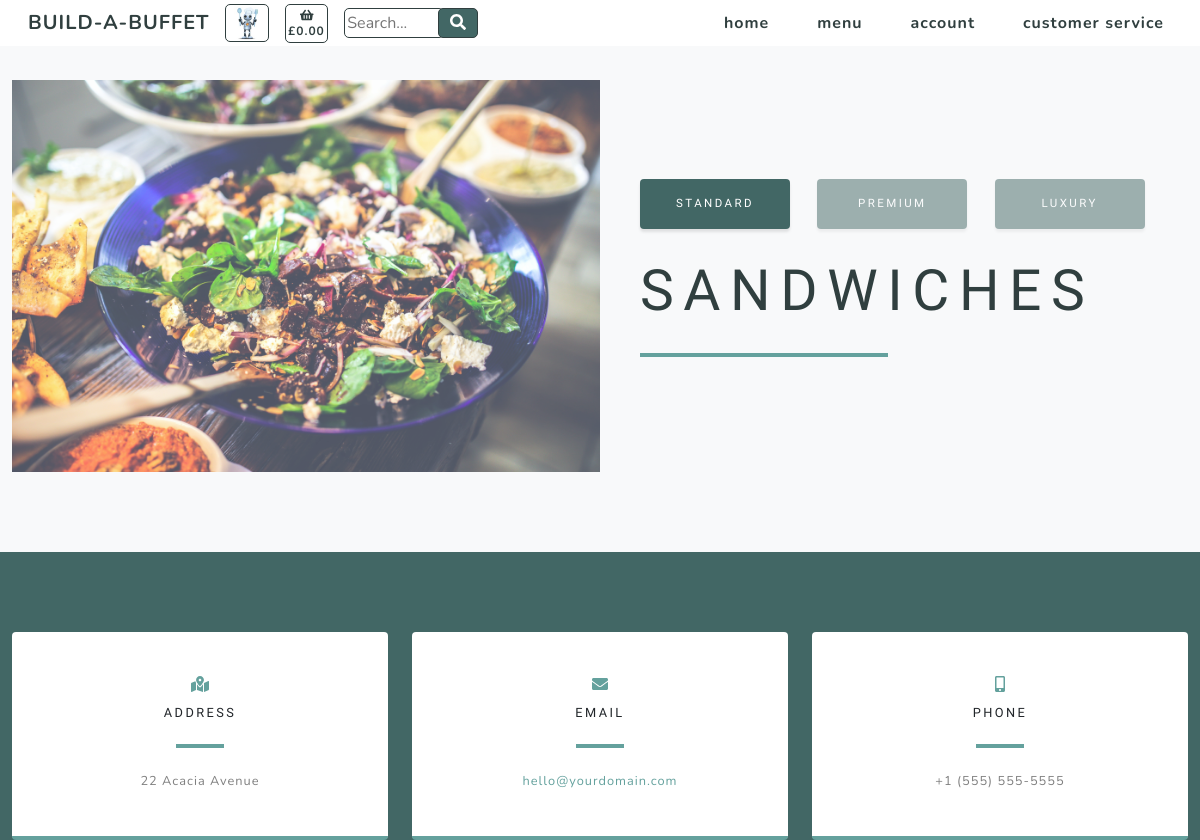
Page /products/?category=sandwiches on the earlier database version.
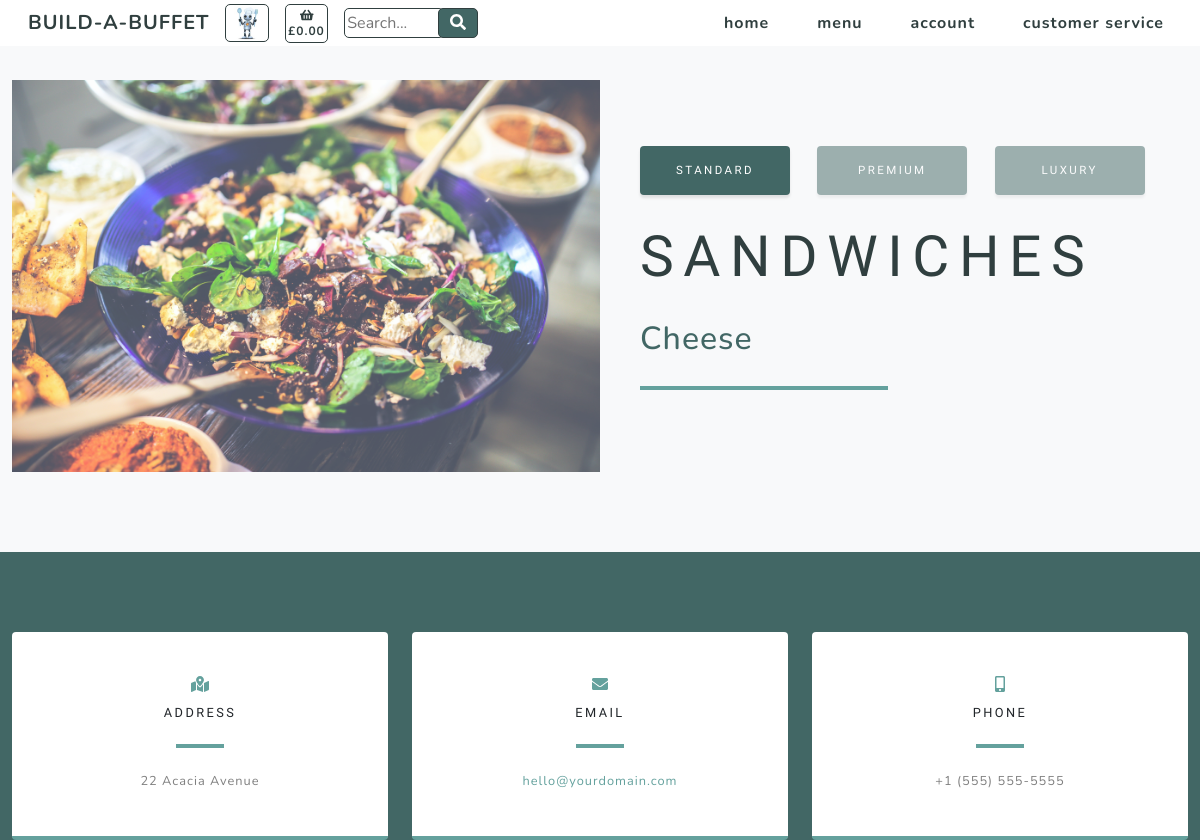
Same page on the later database version.
### products/models.py (models this page shows, shortened)
class Product(models.Model):
    category = models.ForeignKey('Category', null=True, blank=True,
                                 on_delete=models.SET_NULL)
    sku = models.CharField(max_length=254, null=True, blank=True)
    name = models.CharField(max_length=254)
    description = models.TextField()
    price = models.DecimalField(max_digits=6, decimal_places=2)
    image = models.ImageField(null=True, blank=True)
    range = models.CharField(max_length=254, null=True, blank=True)

### products/views.py (the view)
# urls.py: path('products/', include('products.urls')),
def products(request):
    products = Product.objects.all()
    if request.GET:
        if 'category' in request.GET:
            category = request.GET['category']
            products = products.filter(category__name=category)
    context = {
            'products': products,
            'category': category,
        }
    return render(request, 'products/products.html', context)

### products/templates/products/products.html (shortened to what this page needs)
{% extends "base.html" %}
{% load static %}
{% block content %}
    <section class="projects-section bg-light" id="projects">
        <div class="container">
            <div class="row justify-content-center no-gutters">
                <div class="col-xl-6"><img class="img-fluid image-80" src="/media/assets/img/pexels-kaboompics-com-5928.jpg" alt="salad bowl" /></div>
                <div class="col-xl-6">
                    <div class="text-center h-100 project">
                        <div class="d-flex h-100">
                            <div class="product-text w-100 my-auto text-center text-xl-left">
                                <div class="row">
                                    <div class="col-4">
                                        <a class="product-selected masthead-button opaque-100 btn btn-primary js-scroll-trigger flex-margin-b" href="#about">Standard</a>
                                    </div>
                                    <div class="col-4">
                                        <a class="product-unselected masthead-button opaque-100 btn btn-primary js-scroll-trigger flex-margin-b" href="#about">Premium</a>
                                    </div>
                                    <div class="col-4">
                                        <a class="product-unselected masthead-button opaque-100 btn btn-primary js-scroll-trigger flex-margin-b" href="{% url 'filter_products' %}?category={{ category }}; range=luxury">Luxury</a>
                                    </div>
                                </div>
                                <h1 class="mx-auto text-uppercase flex-margin-b text-blue">{{ category }}</h1>
                                {% for product in products %}
                                    {% if range %}
                                        {% if product.range == range %}
                                            <h2 class="mx-auto flex-margin-b text-blue">{{ product.name }}</h2>
                                        {% endif %}
                                    {% else %}
                                        {% if product.range == "standard" %}
                                            <h2 class="mx-auto flex-margin-b text-blue">{{ product.name }}</h2>
                                        {% endif %}
                                    {% endif %}
                                {% endfor %}
                                <hr class="d-none d-xl-block mb-0 ml-0" />
                            </div>
                        </div>
                    </div>
                </div>
            </div>
        </div>
    </section>
    <section class="contact-section bg-blue">
        <div class="container">
            <div class="row">
                <div class="col-md-4 mb-3 mb-md-0">
                    <div class="card py-4 h-100">
                        <div class="card-body text-center">
                            <i class="fas fa-map-marked-alt text-primary mb-2"></i>
                            <h4 class="text-uppercase m-0">Address</h4>
                            <hr class="my-4" />
                            <div class="small text-black-50">22 Acacia Avenue</div>
                        </div>
                    </div>
                </div>
                <div class="col-md-4 mb-3 mb-md-0">
                    <div class="card py-4 h-100">
                        <div class="card-body text-center">
                            <i class="fas fa-envelope text-primary mb-2"></i>
                            <h4 class="text-uppercase m-0">Email</h4>
                            <hr class="my-4" />
                            <div class="small text-black-50"><a href="#!">hello@yourdomain.com</a></div>
                        </div>
                    </div>
                </div>
                <div class="col-md-4 mb-3 mb-md-0">
                    <div class="card py-4 h-100">
                        <div class="card-body text-center">
                            <i class="fas fa-mobile-alt text-primary mb-2"></i>
                            <h4 class="text-uppercase m-0">Phone</h4>
                            <hr class="my-4" />
                            <div class="small text-black-50">+1 (555) 555-5555</div>
                        </div>
                    </div>
                </div>
            </div>
        </div>
    </section>
{% endblock %}

### templates/base.html (shortened to what this page needs)
{% load static %}
<!doctype html>
<html lang="en">
  <head>
    {% block corecss %}
        <link href="{% static 'css/styles.css' %}" rel="stylesheet" />
    {% endblock %}
  </head>
  <body id="page-top">
        <nav class="navbar navbar-expand-lg navbar-light fixed-top" id="mainNav">
            <div class="container">
                <a class="navbar-brand js-scroll-trigger navbar-brand-vis" href="#page-top">BUILD-A-BUFFET</a>
                <div>
                    <ul class="navbar-nav ml-auto align-vertically">
                        <li class="nav-item"><a class="nav-link js-scroll-trigger bartholemew-menu" href=""><img src="/media/assets/img/bartholemew-sml.jpg" alt="bartholemew" height="36"></a></li>
                    </ul>
                </div>
                <div>
                    <ul class="navbar-nav ml-auto align-vertically">
                        <li class="nav-item"><a class="nav-link js-scroll-trigger text-center text-xs basket" href=""><i class="fa fa-shopping-basket" aria-hidden="true"></i><br><span class=" text-xs">£0.00</span></a></li>
                    </ul>
                </div>
                <div class="mr-auto">
                    <form method="GET" action="">
                        <div class="input-group">
                            <input class="search-input" type="text" name="q" placeholder="Search...">
                            <div class="input-group-append">
                                <button class="search-button text-center" type="submit">
                                        <i class="fas fa-search"></i>
                                </button>
                            </div>
                        </div>
                    </form>
                </div>
                <div class="collapse navbar-collapse" id="navbarResponsive">
                    <ul class="navbar-nav ml-auto">
                        <li class="nav-item"><a class="nav-link js-scroll-trigger" href="{% url 'home' %}">home</a></li>
                        <li class="nav-item dropdown">
                            <a class="nav-link js-scroll-trigger" href="#" id="all-menus-link" data-toggle="dropdown" aria-haspopup="true" aria-expanded="false">
                                menu
                            </a>
                        </li>
                        <li class="nav-item"><a class="nav-link js-scroll-trigger" href="#account">account</a></li>
                        <li class="nav-item"><a class="nav-link js-scroll-trigger" href="#service">customer service</a></li>
                    </ul>
                </div>
            </div>
        </nav>
    {% block content %}
    {% endblock %}
  </body>
</html>

Differences in the rows shown:
now on this page (row edited): Product: name "Cheese"
